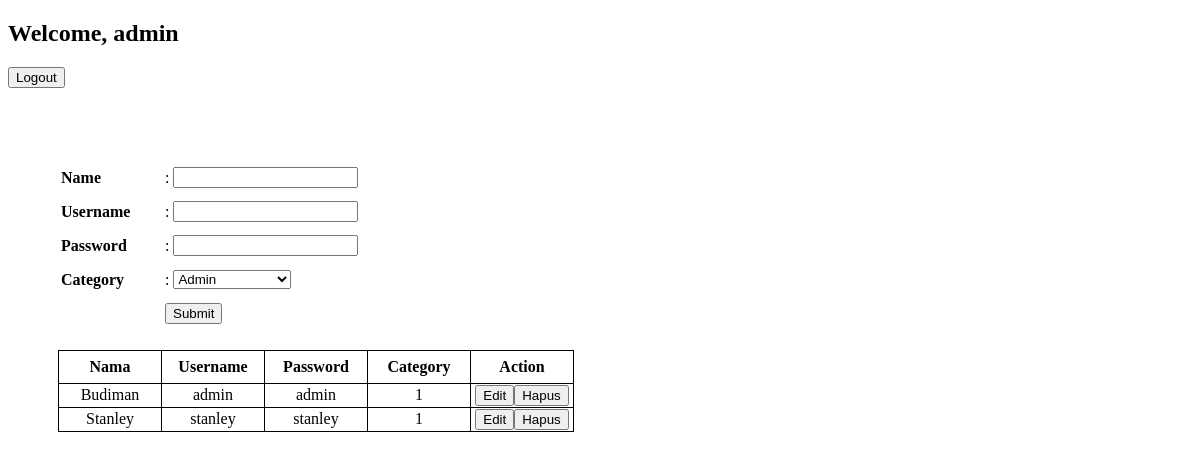
Before: /admin.php (signed in) with the older database file.
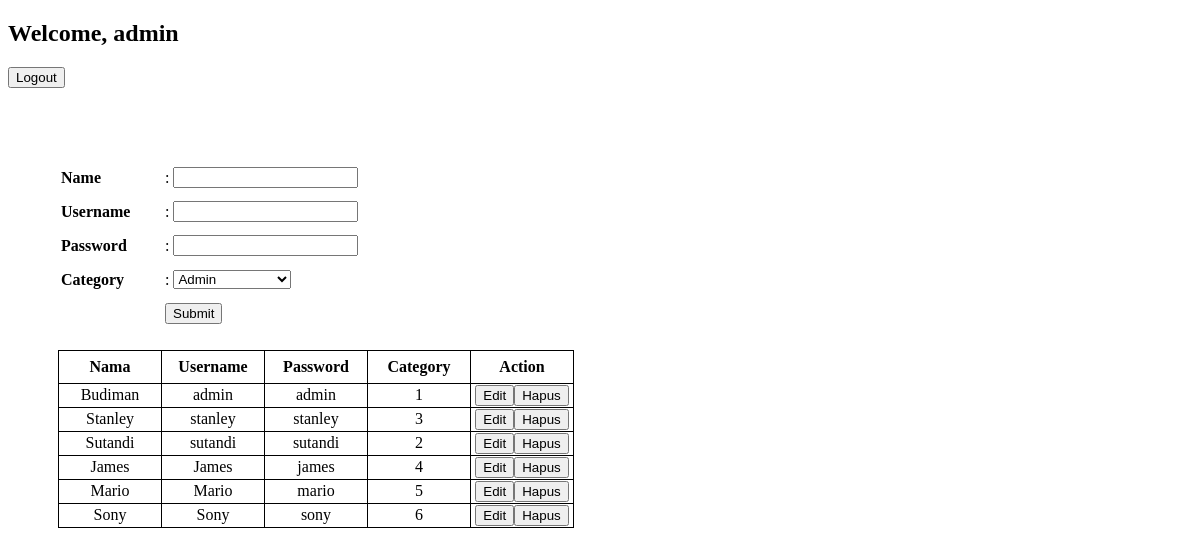
After: the same page with the newer database file.
### tables this page shows
CREATE TABLE `user` (
  `name` varchar(100) NOT NULL,
  `username` varchar(100) NOT NULL,
  `password` varchar(100) NOT NULL,
  `category` int(3) NOT NULL,
  PRIMARY KEY (`username`)
);

### admin.php (the view, shortened to what this page needs)
<!DOCTYPE html>
<html>
<head>
</head>
<body>
<h2>Welcome,&nbsp<?php echo $_SESSION['username'];?></h2><a href="logout.php"><button>Logout</button></a>
<div class="wrapper">
<form method="post" action="input-user.php">
<table>
	<tr><th><label>Name</label><td>:</td></th><td><input type="text" name="name"></td></tr><br>
	<tr><th><label>Username</label><td>:</td></th><td><input type="text" name="username"></td></tr>	<br>
	<tr><th><label>Password</label><td>:</td></th><td><input type="password" name="password"></td></tr>	<br>
	<tr><th><label>Category</label><td>:</td></th><td>
		<select name="category">
			<option value="1">Admin</option>
		</select></td></tr>
	<br>
	<tr><th></th><th colspan="2"><input type="submit" value="Submit"></th></tr>
</table>
</form>
<br>
<?php
$conn  = konek_db();
$query = $conn->prepare('select * from user');
$result= $query->execute();
$rows = $query->get_result();
?>
<div class="table">
<table>
	<tr>
		<th>Nama</th>
		<th>Username</th>
		<th>Password</th>
		<th>Category</th>
		<th>Action</th>
	</tr>
<?php
while ($row = $rows->fetch_array()){
	$url_edit = "edit-user.php?username=".$row['username'];
	$url_delete = "delete-user.php?username=".$row['username'];
	echo '<tr>';
	echo '<td>'.$row['name'].'</td>';
	echo '<td>'.$row['username'].'</td>';
	echo "<td>".$row['password']."</td>";
	echo "<td>".$row['category']."</td>";
	echo "<td><a href='".$url_edit."'><button>Edit</button></a>";
	echo "<a href='".$url_delete."'><button>Hapus</button></a></td>";
	echo "</tr>";
}
?>
</table>
</div>
</div>
</body>
</html>

### admin.php (style rules this page uses)
.table table { border-collapse: collapse; }
.table td { border:1px solid black; text-align: center; }
.table th { border:1px solid black; text-align: center; }
.table th { border:1px solid black; }
th { text-align: left; width: 100px; height: 30px; }
.wrapper { margin-left: 50px; }

Changed rows visible on the page:
changed user "Stanley": category "1" → "3"
added user: name "Sutandi", username "sutandi", password "sutandi", category "2"
added user: name "James", username "James", password "james", category "4"
added user: name "Mario", username "Mario", password "mario", category "5"
added user: name "Sony", username "Sony", password "sony", category "6"
